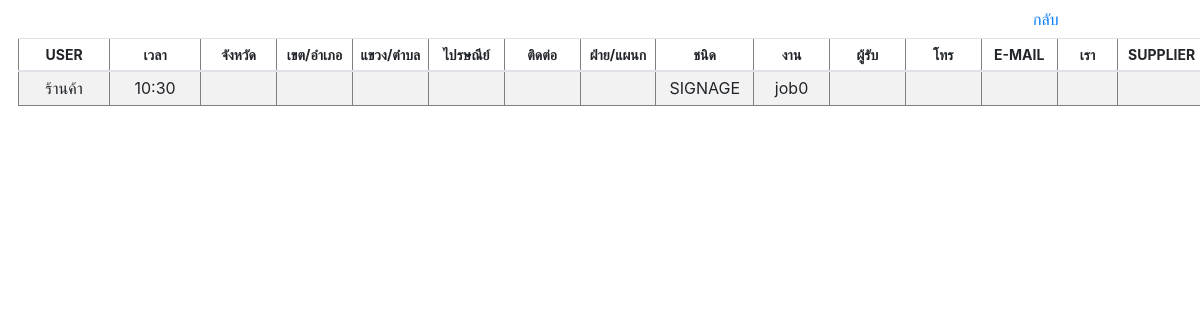
/customer/customer_look_up.php, run on an earlier commit of the app's database.
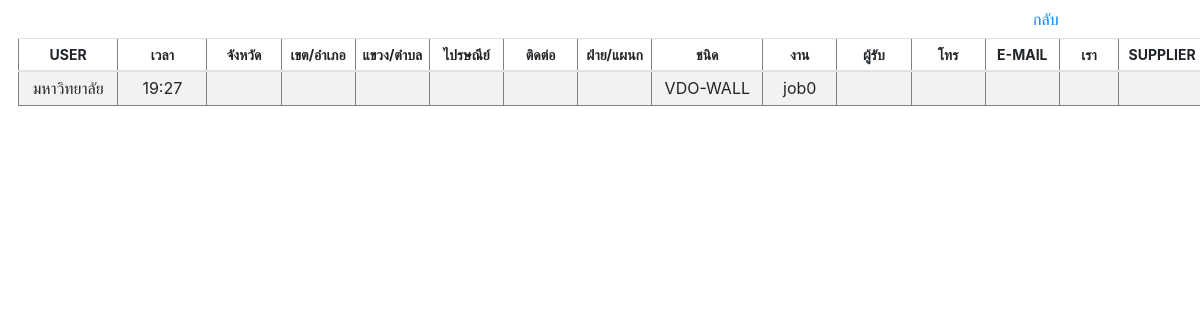
And on a later commit of the database.
### tables this page shows
CREATE TABLE `customer` (
  `REF_NO` varchar(255) NOT NULL,
  `CUSTOMER_ID` int(10) NOT NULL,
  `CREATE_DATE` varchar(255) NOT NULL,
  `TIME` varchar(255) NOT NULL,
  `AMOUNT` float NOT NULL,
  `PROJECT` varchar(255) NOT NULL,
  `USER` varchar(255) NOT NULL,
  `UNIT` varchar(255) NOT NULL,
  `DEALER` varchar(255) NOT NULL,
  `CATAGORY` varchar(255) NOT NULL,
  `BRANDNAME` varchar(255) NOT NULL,
  `SERIES` varchar(255) NOT NULL,
  `LOGO` varchar(255) DEFAULT NULL
);

### customer/customer_look_up.php (the view, shortened to what this page needs)
<?php
$idx=0;
$conn=new Databases;
$conn = $conn->__construct();
$JOB = $_POST['SEARCH_JOB'];
$SEARCH_USER = $_POST['SEARCH_USER'];
$SEARCH_DEALER = $_POST['SEARCH_DEALER'];
$query = "SELECT * FROM customer WHERE REF_NO LIKE '%$JOB%' AND USER LIKE '%$SEARCH_USER%' AND DEALER LIKE '%$SEARCH_DEALER%'";
$result = mysqli_query($conn, $query);
?>
<!DOCTYPE html PUBLIC "-//W3C//DTD XHTML 1.0 Transitional//EN" "http://www.w3.org/TR/xhtml1/DTD/xhtml1-transitional.dtd">
<html xmlns="http://www.w3.org/1999/xhtml">
<head>
<link rel="stylesheet" href="https://cdn.jsdelivr.net/npm/bootstrap@4.6.0/dist/css/bootstrap.min.css">
    <link href="https://unpkg.com/gijgo@1.9.13/css/gijgo.min.css" rel="stylesheet" type="text/css" />
</head>
<body>
<a style="margin-left:85%" class="btn btn-link" href="customer.php">กลับ</a>
<table border='1' style="width:99%; margin-left:1.5%" class="table table-striped table-sm">
  <thead align="center" style="font-size:14px;">
    <tr>
      <th>USER</th>
      <th>เวลา</th>
      <th>จังหวัด</th>
      <th>เขต/อำเภอ</th>
      <th>แขวง/ตำบล</th>
      <th>ไปรษณีย์</th>
      <th>ติดต่อ</th>
      <th>ฝ่าย/แผนก</th>
      <th>ชนิด</th>
      <th>งาน</th>
      <th>ผู้รับ</th>
      <th>โทร</th>
      <th>E-MAIL</th>
      <th>เรา</th>
      <th>SUPPLIER</th>
    </tr>
  </thead>
  <tbody>
      <?php
		while($row = mysqli_fetch_array($result))
		{$idx=$idx+1;
		?>
        <td width="6%" align="center"><nobr><?php echo $row['USER'] ;?></nobr></td>
        <td width="6%" align="center"><nobr><?php echo $row['TIME'] ;?></nobr></td>
        <td width="5%" align="center"><nobr><?php echo preg_replace('/[0-9]+/', '', $row['PROVINCE']) ;?></nobr></td>
        <td width="5%" align="center"><nobr><?php echo preg_replace('/[0-9]+/', '', $row['DISTRICT']) ;?></nobr></td>
        <td width="5%" align="center"><nobr><?php echo preg_replace('/[0-9]+/', '', $row['SUBDISTRICT']) ;?></nobr></td>
        <td width="5%" align="center"><nobr><?php echo $row['ZIPCODE'] ;?></nobr></td>
        <td width="5%" align="center"><nobr><?php echo $row['CONTACT'] ;?></nobr></td>
        <td width="5%" align="center"><nobr><?php echo $row['DEPARTMENT'] ;?></nobr></td>
        <td width="5%" align="center"><nobr><?php echo $row['SERIES'] ;?></nobr></td>
        <td width="5%" align="center"><nobr><?php echo $row['PROJECT']; ?></nobr></td>
        <td width="5%" align="center"><nobr><?php echo $row['NAME'] ;?></nobr></td>
        <td width="5%" align="center"><nobr><?php echo $row['PHONE'] ;?></nobr></td>
        <td width="5%" align="center"><nobr><?php echo $row['EMAIL'] ;?></nobr></td>
        <td width="4%" align="left"><nobr><?php echo $row['WE'] ;?></nobr></td>
        <td width="3%" align="center"><nobr><?php echo $row['SUPPLIER'] ;?></nobr></td>
        <?php
		}
?>
   </tbody>
</table>
</body>
</body>
</html>

What changed in the data, as far as the page shows it:
changed customer "job0": USER "ร้านค้า" → "มหาวิทยาลัย"; TIME "10:30" → "19:27"; SERIES "SIGNAGE" → "VDO-WALL"
